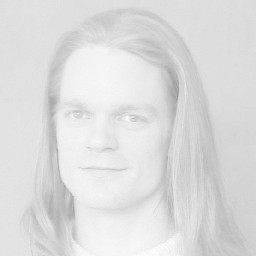
#> input picture images/low_contrast.png, 256 x 256 px, found by its file name
$ jupyter execute histogram_denklestirme.ipynb
#> lines starting #> are read from the running program, lines starting #| are printed output that depends on the picture
[cell 1]
import cv2
import numpy as np
import matplotlib.pyplot as plt
from google.colab import drive

# Google Drive'ı /content/drive altına bağla
drive.mount('/content/drive')

# Görüntüyü yükle
img_path = '/content/drive/MyDrive/GoruntuIsleme/images/low_contrast.png'
img = cv2.imread(img_path, cv2.IMREAD_GRAYSCALE)
#> img is the input picture: shape (256, 256); min 143, max 253, mean 220.5
#| 65536
#| (256, 256)

# Görüntü başarıyla yüklenmediyse, uygun bir hata mesajı ver
if img is None:
    print("Görüntü yüklenemedi. Dosya adını ve yolunu kontrol edin.")
else:
    # Histogram eşitleme fonksiyonu
    def histogram_equalization(image):
        equalized = cv2.equalizeHist(image)
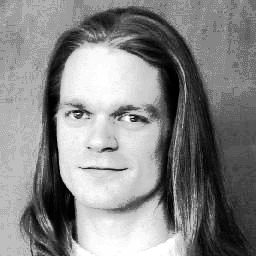
#> equalized: shape (256, 256); min 0, max 255, mean 133.6
        return equalized

    # image hakkındaki bazı bilgiler
    print(img.size)
    print(img.shape)

    # Histogram eşitleme uygula
    img_equalized = histogram_equalization(img)

    # Görüntüleri göster
    plt.figure(figsize=(15, 5))

    plt.subplot(1, 3, 1)
    plt.imshow(img, cmap='gray')
    plt.title('Orijinal Görüntü')

    plt.subplot(1, 3, 2)
    plt.hist(img.ravel(), 256, [0, 256])
    plt.title('Orijinal Görüntü Histogramı')

    plt.subplot(1, 3, 3)
    plt.imshow(img_equalized, cmap='gray')
    plt.title('Histogram Eşitleme Sonrası Görüntü')

    plt.show()
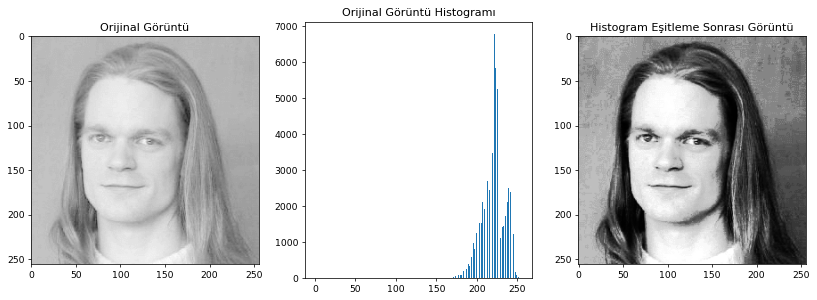
#> figure drawn by matplotlib, 3 panels; panel 2: tallest bar 6785 high, from x = 221 to 222
